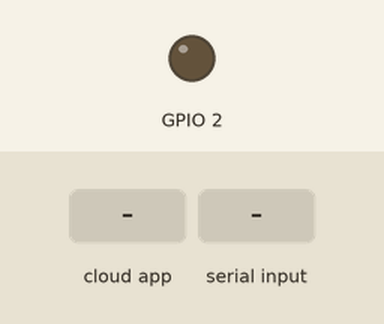
A sketch run on a simulated ESP8266 (NodeMCU). On the bench: output pins drawn as LEDs (lit = HIGH). The test bench sets the inputs (shaded band). What the sketch prints to the serial monitor is not drawn.

Above: at 0.1 s.
At 4.1 s:
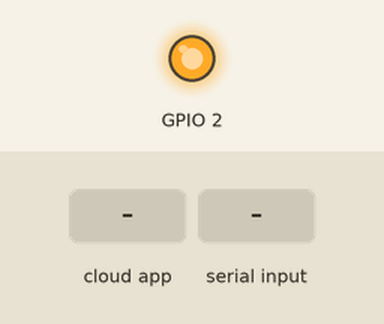
4.2 s: the phone or cloud app sets PosicionVertical to 0
5.7 s: "90,45,200\n" received over Serial
7.2 s: "90,45\n" received over Serial
8.7 s: "90,45,200,10\n" received over Serial
Timing chart, 0 to 11.2 s (numbered marks = the images above; inputs shaded):
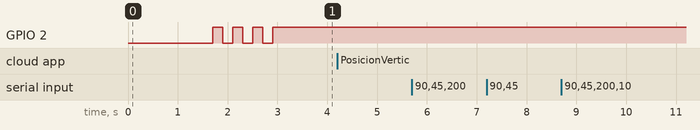

The sketch:

ESP82.ino
```cpp
#include <ESP8266WiFi.h>
#include "AdafruitIO_WiFi.h"

#define IO_USERNAME  "LazaroAD"
#define IO_KEY       "aio_RNKL63u8bKDWKEOB03cRJbwgTWx6"

#define WIFI_SSID       "INFINITUMAAEE_2.4"
#define WIFI_PASS       "krBLdkz36G"


AdafruitIO_WiFi io(IO_USERNAME, IO_KEY, WIFI_SSID, WIFI_PASS);


AdafruitIO_Feed *servo_vertical = io.feed("PosicionVertical");
AdafruitIO_Feed *servo_horizontal = io.feed("PosicionHorizontal");
AdafruitIO_Feed *CLampara = io.feed("ControlLampara");

AdafruitIO_Feed *LampState = io.feed("EstadoLampara");
AdafruitIO_Feed *Noche = io.feed("DeteccionNoche");
AdafruitIO_Feed *Movimiento = io.feed("DeteccionMovimiento");


String cadenaCharEntrada = "";
bool nuevoDato = false;
 byte data[] = {0, 255, 255};
const size_t dataLength = sizeof(data) / sizeof(data[0]);
int angulo=0;
int dato;


void setup()
{
    pinMode(2, OUTPUT);
  // Enable the serial port so we can see updates
  Serial.begin(115200);
 Serial.println("  Arranca");
  // Connect to Adafruit IO
  io.connect();
  servo_vertical->onMessage(handleVerticalMessage);
  servo_horizontal->onMessage(handleHorizontalMessage);
  CLampara->onMessage(CLamparaMessage);
  // wait for a connection
  while(io.status() < AIO_CONNECTED)
  {
   // Serial.print(".");
    delay(500);
  }

    //Serial.println("Conectado ");
    servo_vertical->get();
    servo_horizontal->get();
    CLampara->get();
    digitalWrite(2,LOW);
    delay(200);
    digitalWrite(2,HIGH);
    delay(200);
    digitalWrite(2,LOW);
    delay(200);
    digitalWrite(2,HIGH);
    delay(200);
    digitalWrite(2,LOW);
    delay(200);
    digitalWrite(2,HIGH);
     delay(200);
    digitalWrite(2,LOW);
    delay(200);
    digitalWrite(2,HIGH);
}


void loop() {
    io.run();
    if (Serial.available()) serialEvent();
  //  Serial.println(".");
    delay(200);

}


void handleVerticalMessage(AdafruitIO_Data *data) {

  // convert the data to integer
  int angle = data->toInt();
    angle+=2000;
     Serial.println (angle);
}
void handleHorizontalMessage(AdafruitIO_Data *data) {

  // convert the data to integer
  int angle = data->toInt();
    angle+=1000;
     Serial.println (angle);

}
void CLamparaMessage(AdafruitIO_Data *data) {
 static int Ctrl_Lamp_State;
  // convert the data to integer
  int dato = data->toInt();

  if(dato==1){
      if(Ctrl_Lamp_State<3) Ctrl_Lamp_State++;
    else {Ctrl_Lamp_State=0;}


       // Serial.print("Estado de control de lampara ");
     Serial.println (Ctrl_Lamp_State);


    if (Ctrl_Lamp_State==0){
        Noche->save(0);
        delay(2000);
        Movimiento->save(0);
        delay(2000);
    }
    if (Ctrl_Lamp_State==1){
        Noche->save(0);
        delay(2000);
        Movimiento->save(0);
        delay(2000);
    }
    if (Ctrl_Lamp_State==2){
        Noche->save(1);
        delay(2000);
        Movimiento->save(0);
        delay(2000);
    }
        if (Ctrl_Lamp_State==3){
        Noche->save(0);
        delay(2000);
        Movimiento->save(1);
        delay(2000);
    }
  }
}


void serialEvent(){
    // Serial.print("############# DATO SERIAL############");

  //Recepción de datos Seriales
  while (Serial.available()) {              //Si existen datos seriales, leer a todos
     char inChar = (char)Serial.read();
     cadenaCharEntrada+= inChar;
     if (inChar=='\n'){
     nuevoDato=true;
     }
  }
        Serial.println(cadenaCharEntrada);
    if (nuevoDato){
        dato=cadenaCharEntrada.toInt();
        //  Serial.println(dato);
        if(dato==10) {
        LampState->save(0);
        // Serial.println(" apagado");
        }
        if(dato==20) {
        LampState->save(1);
        // Serial.println("  prendido");
        }

        nuevoDato=false;
        cadenaCharEntrada="";

    }

}
```

Measured:
- after the input at 4.2 s, every drawn part: stays the same
- after the input at 5.7 s, every drawn part: stays the same
- after the input at 7.2 s, every drawn part: stays the same
- after the input at 8.7 s, every drawn part: stays the same
